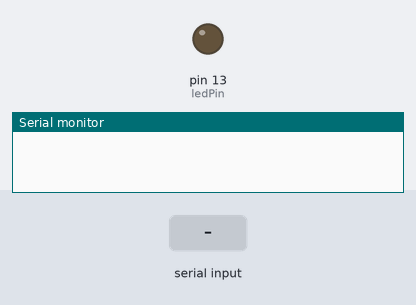
Bench run of a sketch on a simulated Arduino Uno, built with avr-gcc and run on an emulated ATmega328P. On the bench: output pins drawn as LEDs (lit = HIGH), the last lines printed to the serial monitor. The test bench sets the inputs (shaded band).

Above: at 1.2 s.
1.3 s: "a" received over Serial
At 1.4 s:
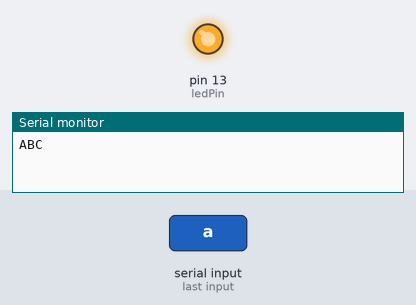
Timing chart, 0 to 4.3 s (numbered marks = the images above; inputs shaded):
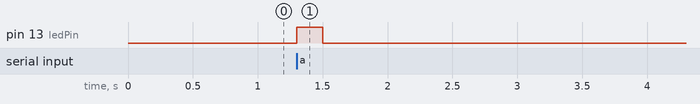

Measured:
- after the input at 1.3 s, pin 13 (ledPin): LOW → HIGH at once, → LOW 0.20 s later

The sketch:

OF_serialTest.pde
```cpp
int ledPin = 13;   // select the pin for the LED
int val = 0;       // variable to store the data from the serial port

void setup() {
  pinMode(ledPin,OUTPUT);   // declare the LED's pin as output
  Serial.begin(9600);        // connect to the serial port
}

void loop () {
  // read the serial port
  val = Serial.read();

  // if the input is '-1' then there is no data
  // at the input, otherwise check out if it is 'a'
  // if it is, send back a message "ABC"
  // and turn on and off the LED on pin 13

  if (val != -1) {
    if (val == 'a') {
      Serial.print("ABC");        // simple as ABC
      digitalWrite(ledPin, HIGH);
      delay(200);
      digitalWrite(ledPin, LOW);
    }
  }
}
```

OF_serialTest.cpp
```cpp
#include "WProgram.h"

int ledPin = 13;   // select the pin for the LED
int val = 0;       // variable to store the data from the serial port

void setup() {
  pinMode(ledPin,OUTPUT);   // declare the LED's pin as output
  Serial.begin(9600);        // connect to the serial port
}

void loop () {
  // read the serial port
  val = Serial.read();

  // if the input is '-1' then there is no data
  // at the input, otherwise check out if it is 'a'
  // if it is, send back a message "ABC"
  // and turn on and off the LED on pin 13


  if (val != -1) {
    if (val == 'a') {
      Serial.print("ABC");        // send back a message simple as ABC
      digitalWrite(ledPin, HIGH);
      delay(200);
      digitalWrite(ledPin, LOW);
    }
  }
}
```
